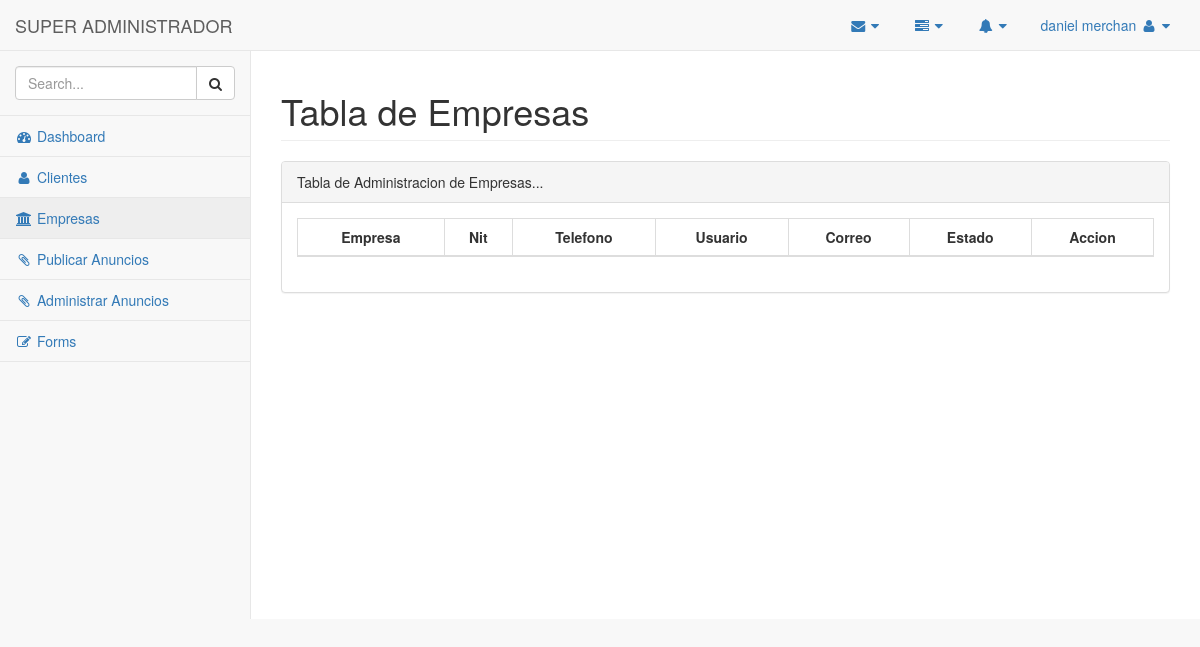
/admin/empresa.php (signed in), run on an earlier commit of the app's database.
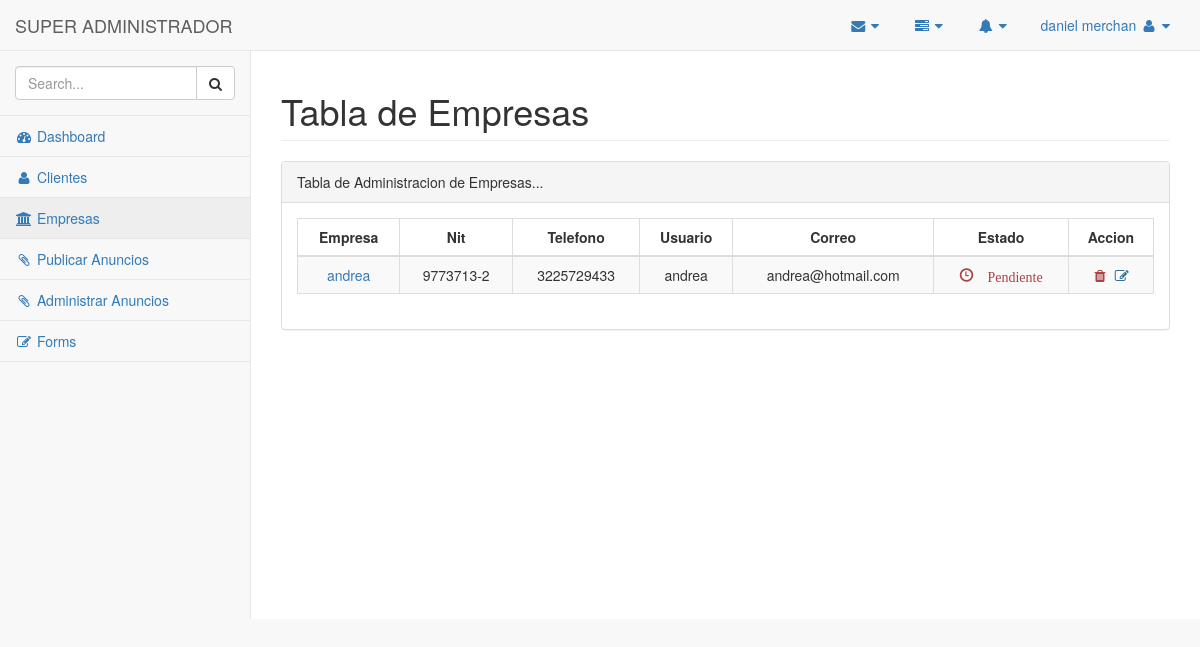
And on a later commit of the database.
### tables this page shows
CREATE TABLE `user` (
  `user_id` int(11) NOT NULL,
  `user_nombre` varchar(70) NOT NULL,
  `user_apellido` varchar(70) NOT NULL,
  `user_cedula` varchar(15) NOT NULL,
  `user_correo` varchar(100) NOT NULL,
  `user_usuario` varchar(30) NOT NULL,
  `user_telefono` varchar(10) NOT NULL,
  `password` varchar(1200) NOT NULL,
  `user_entidad` set('empresa','cliente','pendiente','') NOT NULL DEFAULT 'pendiente',
  `user_createat` date NOT NULL,
  `user_active` tinyint(1) NOT NULL,
  `user_role` set('ROLE_USER','ROLE_ADMIN','ROLE_SUADMIN','') NOT NULL DEFAULT 'ROLE_USER',
  `user_ip` varchar(20) DEFAULT NULL
);

### admin/empresa.php (the view, shortened to what the changed rows need)
<?php
if(!isset($_SESSION["session_username"])) {
    header("location:../");
} else {
?>
<!DOCTYPE html>
<html lang="en">
<head>
    <link href="./vendor/bootstrap/css/bootstrap.min.css" rel="stylesheet">
    <link href="./vendor/metisMenu/metisMenu.min.css" rel="stylesheet">
    <link href="./vendor/datatables-plugins/dataTables.bootstrap.css" rel="stylesheet">
    <link href="./vendor/datatables-responsive/dataTables.responsive.css" rel="stylesheet">
    <link href="./dist/css/sb-admin-2.css" rel="stylesheet">
    <link href="./vendor/font-awesome/css/font-awesome.min.css" rel="stylesheet" type="text/css">
</head>
<body>
    <div id="wrapper">
        <nav class="navbar navbar-default navbar-static-top" role="navigation" style="margin-bottom: 0">
            <div class="navbar-header">
                <a class="navbar-brand" href="index.html">
                <?php if ($_SESSION['user_suadmin'] == "ROLE_SUADMIN"){
                    echo "SUPER ADMINISTRADOR";
                };?>
                </a>
            </div>
        </nav>
        <div id="page-wrapper">
            <div class="row">
                <div class="col-lg-12">
                    <h1 class="page-header">Tabla de Empresas</h1>
                </div>
            </div>
            <div class="row">
                <div class="col-lg-12">
                    <div class="panel panel-default">
                        <div class="panel-body">
                            <table width="100%" class="table table-striped table-bordered table-hover" id="dataTables-example">
                                <thead>
                                    <tr>
                                        <th><center>Empresa</center></th>
                                        <th><center>Nit</center></th>
                                        <th><center>Telefono</center></th>
                                        <th><center>Usuario</center></th>
                                        <th><center>Correo</center></th>
                                        <th><center>Estado</center></th>
                                        <th><center>Accion</center></th>
                                    </tr>
                                </thead>
                                <tbody>
                          <?php
                            $user ="ROLE_USER";
                            $empresa = "empresa";
                            $re=mysql_query("SELECT * FROM `user` WHERE `user_role` = '$user' AND user_entidad = '$empresa' ") or die (mysql_error());
                            while ($row=mysql_fetch_array($re)){ ?>
                                    <tr >
                                        <td><center><a href=""><?php echo $row['user_nombre'];?></a></center></td>
                                        <td><center><?php echo $row['user_cedula'];?></center></td>
                                        <td><center><?php echo $row['user_telefono'];?></center></td>
                                        <td><center><?php echo $row['user_usuario'];?></center></td>
                                        <td><center><?php echo $row['user_correo'];?></center></td>
                                        <td><center>
                                        <?php if ($row['user_active'] == 1){
                                                 echo '<span class="glyphicon glyphicon-ok text-success"> Activo</span>';
                                                } elseif ($row['user_active'] == 0){
                                                 echo '<span class="glyphicon glyphicon-time text-danger"> Pendiente</span>';
                                                };?>
                                        </center></td>
                                        <td><center> <a href="../logica/deleteCliente.php?delete=<?php echo $row['user_id'];?>"><span class="text-danger"> <i class="fa fa-trash fa-fw"></i> </span> </a>
                                                    <a href="edit"><span class="text-info"> <i class="fa fa-edit fa-fw"></i> </span> </a>
                                        </center></td>
                                    </tr>
                             <?php } ?>
                                </tbody>
                            </table>
                        </div>
                    </div>
                </div>
            </div>
        </div>
    </div>
</body>
</html>
<?php
}
?>

What changed in the data, as far as the page shows it:
added user: user_nombre "andrea", user_cedula "9773713-2", user_telefono "3225729433", user_usuario "andrea", user_correo "andrea@hotmail.com", user_active "Pendiente"
